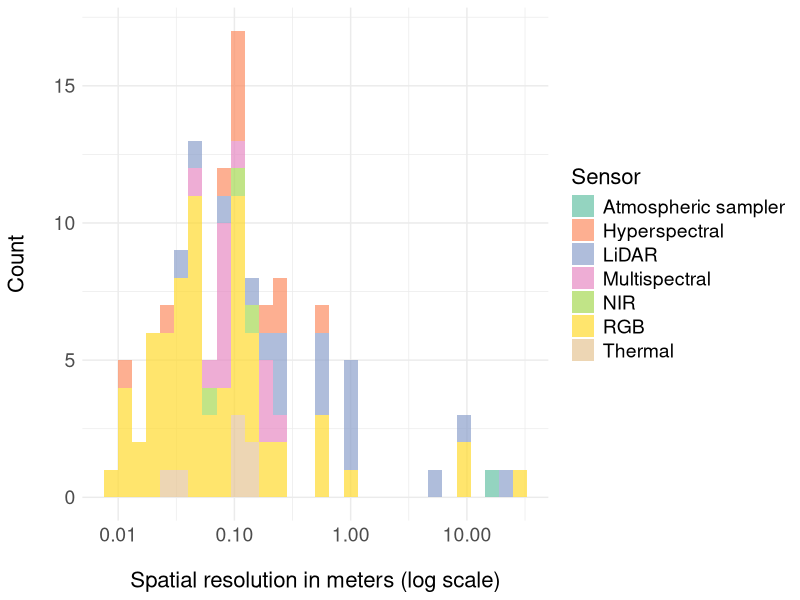
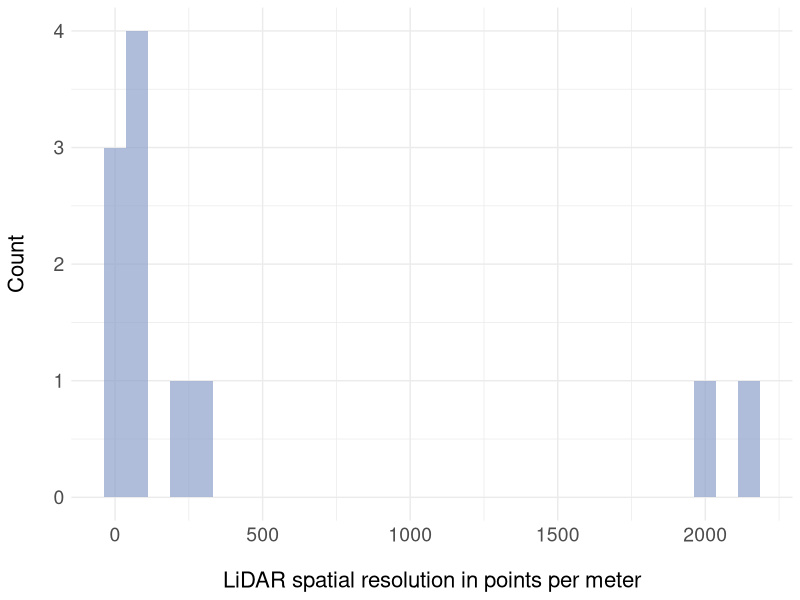
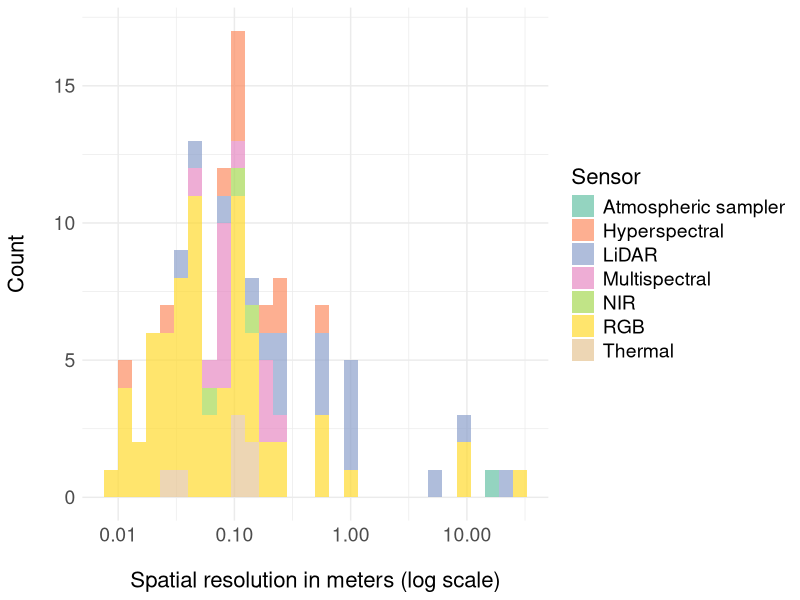

Source code (R) for these figures, in order:
## ---- chunk 1
library(dplyr)
library(tidyr)
library(stringr)
library(purrr)
library(ggplot2)

data <- read.csv("data/data_extraction.csv")
## ---- chunk 2
cols_keep <- c("Study.ID", 
               "Country.of.study",
               "Country.of.first.author.s.affiliation",
               "Climatic.zone",
               "Ecosystem.Type",
               "UAV.Platform.Type",
               "Sensor.Type",
               "spatial_resolution_clean",
               "Spatial.extent",
               "Research.topic"
)

data <- data %>%
  select(all_of(cols_keep)) %>%
  rename(
    study_ID = Study.ID,
    country_study = Country.of.study,
    country_author = Country.of.first.author.s.affiliation,
    climate = Climatic.zone,
    ecosystem = Ecosystem.Type,
    platform = UAV.Platform.Type,
    sensor = Sensor.Type,
    spatial_resolution = spatial_resolution_clean,
    spatial_extent = Spatial.extent,
    topic = Research.topic
  )
## ---- chunk 3
# Count studies by study location
study_country_counts <- data %>%
  separate_rows(country_study, sep = ",") %>%
  mutate(country = str_trim(country_study)) %>%
  distinct(study_ID, country) %>%
  count(country, name = "n_studies_in_country")

# Count studies by first author affiliation
author_country_counts <- data %>%
  separate_rows(country_author, sep = ",") %>%
  mutate(country = str_trim(country_author)) %>%
  distinct(study_ID, country) %>%
  count(country, name = "n_studies_by_author_country")

# Join into one table
country_counts <- full_join(
  study_country_counts,
  author_country_counts,
  by = "country"
) %>%
  replace_na(list(
    n_studies_in_country = 0,
    n_studies_by_author_country = 0
  )) %>%
  arrange(
    desc(n_studies_in_country),
    desc(n_studies_by_author_country)
  )

# write.csv(country_counts,
#           file = "output/country_counts.csv",
#           row.names = FALSE)
## ---- chunk 4
ecosystem_counts <- data %>%
  separate_rows(ecosystem, sep = ",") %>%
  mutate(ecosystem = str_trim(ecosystem)) %>%
  distinct(study_ID, ecosystem) %>%
  count(ecosystem, name = "n_studies") %>%
  arrange(desc(n_studies))

# write.csv(ecosystem_counts,
#           file = "output/ecosystem_counts.csv",
#           row.names = FALSE)
## ---- chunk 5
platform_counts <- data %>%
  separate_rows(platform, sep = ",") %>%
  mutate(platform = str_trim(platform)) %>%
  filter(platform != "not reported") %>%    # remove 'not reported'
  distinct(study_ID, platform) %>%
  count(platform, name = "n_studies") %>%
  arrange(desc(n_studies))

# write.csv(platform_counts,
#           file = "output/platform_counts.csv",
#           row.names = FALSE)
## ---- chunk 6
sensor_counts <- data %>%
  separate_rows(sensor, sep = ",") %>%
  mutate(sensor = str_trim(sensor)) %>%
  filter(sensor != "not reported") %>% # remove not reported
  distinct(study_ID, sensor) %>%
  count(sensor, name = "n_studies") %>%
  arrange(desc(n_studies))

# write.csv(sensor_counts,
#           file = "output/sensor_counts.csv",
#           row.names = FALSE)
## ---- chunk 7
topic_counts <- data %>%
  separate_rows(topic, sep = ",") %>%
  mutate(topic = str_trim(topic)) %>%
  filter(topic != "") %>%
  distinct(study_ID, topic) %>%
  count(topic, name = "n_studies") %>%
  arrange(desc(n_studies))

# fix misspellings
topic_counts <- topic_counts %>%
  mutate(topic = case_when(
    topic %in% c("Plant physiological performance", 
                 "Plany physiological performance") ~ 
      "Plant physiological performance",
    topic %in% c("Carbon/nutrient fluxes", 
                 "Carbon and nutrient fluxes") ~ 
      "Carbon/nutrient fluxes",
    TRUE ~ topic
  )) %>%
  group_by(topic) %>%
  summarise(n_studies = sum(n_studies), .groups = "drop") %>%
  arrange(desc(n_studies))

# write.csv(topic_counts,
#           file = "output/topic_counts.csv",
#           row.names = FALSE)
## ---- chunk 8
spatial_data <- data %>%
  filter(!is.na(spatial_resolution),
         spatial_resolution != "")
## ---- chunk 9
spatial_data <- spatial_data %>%
  mutate(
    sensor = str_split(sensor, ","),
    spatial_resolution = str_split(spatial_resolution, ",")
  ) %>%
  mutate(
    paired = map2(sensor, spatial_resolution, \(s, r) {
      s <- str_trim(s)
      r <- str_trim(r)

      n <- max(length(s), length(r))
      s <- c(s, rep(NA, n - length(s)))
      r <- c(r, rep(NA, n - length(r)))

      tibble(sensor = s, spatial_resolution = r)
    })
  ) %>%
  select(-sensor, -spatial_resolution) %>%
  unnest(paired)
## ---- chunk 10
spatial_data <- spatial_data %>%
  filter(
    !is.na(spatial_resolution),
    spatial_resolution != "",
    str_to_upper(str_trim(spatial_resolution)) != "NA"
  )
## ---- chunk 11
spatial_data <- spatial_data %>%
  separate(
    spatial_resolution,
    into = c("spatial_resolution", "resolution_units"),
    sep = "\\s+",
    extra = "merge",
    fill = "right"
  )
## ---- chunk 12
spatial_data_no_ppm <- spatial_data %>%
  filter(!str_to_lower(resolution_units) %in% "ppm")

# and here making a separate df just with ppm
spatial_data_ppm <- spatial_data %>%
  filter(str_to_lower(resolution_units) == "ppm")
## ---- chunk 13
# make numeric, capitalize sensor column for histogram
spatial_data_no_ppm <- spatial_data_no_ppm %>%
  mutate(spatial_resolution = as.numeric(spatial_resolution)) %>%
  rename(Sensor = sensor)
  
spatial_hist <- ggplot(spatial_data_no_ppm, 
                       aes(x = spatial_resolution, fill = Sensor)) +
  geom_histogram(position = "stack", alpha = 0.7, bins = 30) +
  scale_x_log10() +
  labs(
    x = "Spatial resolution in meters (log scale)",
    y = "Count"
  ) +
  theme_minimal() +
  theme(
    axis.title = element_text(size = 16),
    axis.text  = element_text(size = 14),
    legend.title = element_text(size = 16),
    legend.text  = element_text(size = 14)
  ) +
  scale_fill_brewer(palette = "Set2")

# increase space between title and axes
spatial_hist <- spatial_hist +
  theme(
    axis.title.x = element_text(
      size = 16,
      margin = margin(t = 18)   # space above x title
    ),
    axis.title.y = element_text(
      size = 16,
      margin = margin(r = 18)   # space to right of y title
    ),
    axis.text = element_text(size = 14)
  )

spatial_hist

# ggsave(
#   filename = "output/spatial_resolution_histogram.png",  
#   plot = spatial_hist, width = 8, height = 6, units = "in", dpi = 300)
## ---- chunk 14
# make numeric
spatial_data_ppm <- spatial_data_ppm %>%
  mutate(spatial_resolution = as.numeric(spatial_resolution))

spatial_hist_ppm <- ggplot(spatial_data_ppm, 
                           aes(x = spatial_resolution)) +
  geom_histogram(
    position = "stack",
    alpha = 0.7,
    bins = 30,
    fill = "#8DA0CB"
  ) +
  labs(
    x = "LiDAR spatial resolution in points per meter",
    y = "Count"
  ) +
  theme_minimal() +
    theme(
    axis.title = element_text(size = 16),
    axis.text  = element_text(size = 14)
  )

# increase space between title and axes
spatial_hist_ppm <- spatial_hist_ppm +
  theme(
    axis.title.x = element_text(
      size = 16,
      margin = margin(t = 18)   # space above x title
    ),
    axis.title.y = element_text(
      size = 16,
      margin = margin(r = 18)   # space to right of y title
    ),
    axis.text = element_text(size = 14)
  )

spatial_hist_ppm

ggsave(
  filename = "output/spatial_resolution_histogram_ppm.png",
  plot = spatial_hist, width = 8, height = 6, units = "in", dpi = 300)
